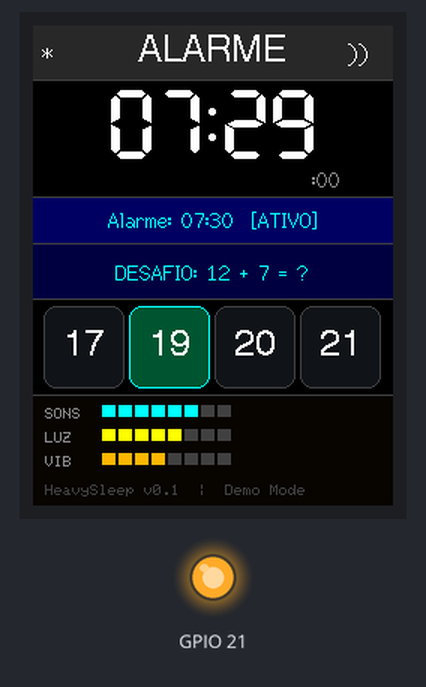
Simulated run of this sketch. Board: ESP32. On the bench: 240×320 colour display, output pins drawn as LEDs (lit = HIGH).

Above: at 0.4 s.

The sketch:

heavy_sleeper_demo.ino
```cpp
/*
 ═══════════════════════════════════════════════════════════════════
  DESPERTADOR HEAVY SLEEPERS — Demo de Apresentação
  Hardware  : ESP32-32E + TFT ST7789 2.8" (240 × 320 px)
  Biblioteca: TFT_eSPI (User_Setup.h já configurado)

  Layout (retrato, 240×320 px):
    [  0– 35] Cabeçalho "ALARME"
    [ 38–113] Hora:Min (Font 7 — 7 segmentos, 48 px) + segundos
    [115–144] Barra de alarme / flash vermelho ao disparar
    [146–181] Cabeçalho do desafio matemático
    [187–241] 4 botões de resposta
    [247–319] Barras de status (sons, luz, vibração)

  ► O tempo começa em 07:29 → alarme dispara em ~1 min (ótimo para demo!)
  ► Para ajustar, mude tHr / tMn no início do arquivo.
 ═══════════════════════════════════════════════════════════════════
*/

#include <TFT_eSPI.h>

TFT_eSPI tft = TFT_eSPI();

/* ── Paleta de cores (RGB 565) ─────────────────────────────────── */
#define C_BG         TFT_BLACK    // 0x0000 — fundo principal
#define C_HEADER     0x2945       //         cinza-escuro do cabeçalho
#define C_ALARM_BG   0x000C       //         azul muito escuro
#define C_CHAL_BG    0x0008       //         azul escuro (desafio)
#define C_BTN        0x10A3       //         botão inativo
#define C_BTN_OK     0x02A6       //         botão correto (verde-escuro)
#define C_ACCENT     TFT_CYAN     // 0x07FF  ciano para destaques
#define C_GRAY       0x8C51       //         cinza médio (segundos)
#define C_LINE       0x4208       //         linhas separadoras
#define C_STATUS_BG  0x0820       //         fundo do rodapé

/* ── Tempo simulado ─────────────────────────────────────────────── */
int tHr = 7, tMn = 29, tSc = 0;   // Começa em 07:29:00
unsigned long prevMs = 0;

/* ── Configuração do alarme ────────────────────────────────────── */
const int  ALM_H = 7, ALM_M = 30;
bool alarmEnabled = true;
bool alarmRinging = false;
bool flashState   = false;

/* ── Desafio matemático (12 + 7 = ?) ───────────────────────────── */
// Para mudar o desafio: edite a string em drawChallenge()
// e atualize os valores abaixo.
const int opts[]  = {17, 19, 20, 21};
const int correct = 19;  // 12 + 7 = 19

/* ═══════════════════════════════════════════════════════════════════
   Helper: barra de nível com 8 segmentos coloridos
   ═══════════════════════════════════════════════════════════════════ */
void drawLevelBar(int x, int y, int filled, uint16_t activeColor) {
  for (int i = 0; i < 8; i++) {
    tft.fillRect(x + i * 11, y, 9, 8,
                 (i < filled) ? activeColor : C_LINE);
  }
}

/* ═══════════════════════════════════════════════════════════════════
   Seção 1 — Cabeçalho "ALARME"
   ═══════════════════════════════════════════════════════════════════ */
void drawHeader() {
  tft.fillRect(0, 0, 240, 36, C_HEADER);

  // Título centralizado — Font 4 (26 px)
  tft.setTextFont(4);
  tft.setTextSize(1);
  tft.setTextColor(TFT_WHITE, C_HEADER);
  int tw = tft.textWidth("ALARME");
  tft.setCursor((240 - tw) / 2, 5);
  tft.print("ALARME");

  // Ícone de brilho — esquerda
  tft.setTextFont(2);
  tft.setTextColor(TFT_WHITE, C_HEADER);
  tft.setCursor(6, 11);
  tft.print("*");

  // Ícone de volume — direita
  tft.setCursor(210, 11);
  tft.print("))");

  tft.drawFastHLine(0, 36, 240, C_LINE);
}

/* ═══════════════════════════════════════════════════════════════════
   Seção 2 — Hora e segundos
   Chame com fullClear=true apenas na primeira vez.
   Nas atualizações de 1 em 1 s, use fullClear=false (mais rápido).
   ═══════════════════════════════════════════════════════════════════ */
void drawTime(bool fullClear) {
  if (fullClear) {
    tft.fillRect(0, 38, 240, 76, C_BG);
  }

  // ── Hora:Minuto — Font 7 (7 segmentos, 48 px) ─────────────────
  char buf[6];
  sprintf(buf, "%02d:%02d", tHr, tMn);

  tft.setTextFont(7);
  tft.setTextSize(1);
  tft.setTextColor(TFT_WHITE, C_BG);
  int tw = tft.textWidth(buf);
  tft.setCursor((240 - tw) / 2, 42);
  tft.print(buf);

  // ── Segundos — Font 2 (16 px), canto inferior direito ─────────
  char sbuf[4];
  sprintf(sbuf, ":%02d", tSc);
  tft.fillRect(183, 94, 54, 16, C_BG);
  tft.setTextFont(2);
  tft.setTextSize(1);
  tft.setTextColor(C_GRAY, C_BG);
  tft.setCursor(186, 95);
  tft.print(sbuf);

  tft.drawFastHLine(0, 114, 240, C_LINE);
}

/* ═══════════════════════════════════════════════════════════════════
   Seção 3 — Barra de alarme
   ringing=true  → alterna vermelho/azul (flash)
   ringing=false → mostra horário do alarme em ciano
   ═══════════════════════════════════════════════════════════════════ */
void drawAlarmBar(bool ringing, bool flash) {
  uint16_t bg = (ringing && flash) ? TFT_RED : C_ALARM_BG;
  tft.fillRect(0, 115, 240, 30, bg);

  tft.setTextFont(2);
  tft.setTextSize(1);

  if (ringing) {
    const char* msg = flash
      ? "  !!! ALARME DISPARANDO !!!  "
      : "   >> Resolva o desafio! <<  ";
    tft.setTextColor(TFT_WHITE, bg);
    int tw = tft.textWidth(msg);
    tft.setCursor((240 - tw) / 2, 122);
    tft.print(msg);
  } else {
    char buf[32];
    sprintf(buf, "Alarme: %02d:%02d  [ATIVO]", ALM_H, ALM_M);
    tft.setTextColor(C_ACCENT, bg);
    int tw = tft.textWidth(buf);
    tft.setCursor((240 - tw) / 2, 122);
    tft.print(buf);
  }

  tft.drawFastHLine(0, 145, 240, C_LINE);
}

/* ═══════════════════════════════════════════════════════════════════
   Seção 4 — Desafio + botões de resposta
   ═══════════════════════════════════════════════════════════════════ */
void drawChallenge() {
  // Fundo e texto do desafio
  tft.fillRect(0, 146, 240, 36, C_CHAL_BG);
  tft.setTextFont(2);
  tft.setTextSize(1);
  tft.setTextColor(C_ACCENT, C_CHAL_BG);
  const char* chal = "DESAFIO: 12 + 7 = ?";   // ← mude aqui
  int tw = tft.textWidth(chal);
  tft.setCursor((240 - tw) / 2, 157);
  tft.print(chal);
  tft.drawFastHLine(0, 182, 240, C_LINE);

  // 4 botões de resposta em linha
  const int W  = 54;   // largura do botão
  const int H  = 55;   // altura do botão
  const int Y  = 187;  // posição vertical
  const int MX = 7;    // margem esquerda
  const int G  = 3;    // gap entre botões

  for (int i = 0; i < 4; i++) {
    int      x    = MX + i * (W + G);
    bool     isOk = (opts[i] == correct);
    uint16_t bg   = isOk ? C_BTN_OK : C_BTN;
    uint16_t bord = isOk ? C_ACCENT  : C_LINE;

    tft.fillRoundRect(x, Y, W, H, 8, bg);
    tft.drawRoundRect(x, Y, W, H, 8, bord);

    char label[3];
    sprintf(label, "%d", opts[i]);
    tft.setTextFont(4);   // 26 px para os números
    tft.setTextColor(TFT_WHITE, bg);
    int lw = tft.textWidth(label);
    tft.setCursor(x + (W - lw) / 2, Y + (H - 26) / 2);
    tft.print(label);
  }

  tft.drawFastHLine(0, 246, 240, C_LINE);
}

/* ═══════════════════════════════════════════════════════════════════
   Seção 5 — Barras de status no rodapé
   ═══════════════════════════════════════════════════════════════════ */
void drawStatusArea() {
  tft.fillRect(0, 247, 240, 73, C_STATUS_BG);
  tft.setTextFont(1);
  tft.setTextSize(1);
  tft.setTextColor(C_GRAY, C_STATUS_BG);

  tft.setCursor(8, 255); tft.print("SONS");
  drawLevelBar(46, 253, 6, TFT_CYAN);

  tft.setCursor(8, 271); tft.print("LUZ ");
  drawLevelBar(46, 269, 5, TFT_YELLOW);

  tft.setCursor(8, 287); tft.print("VIB ");
  drawLevelBar(46, 285, 4, TFT_ORANGE);

  // Rodapé de versão
  tft.setTextColor(C_LINE, C_STATUS_BG);
  tft.setCursor(8, 306);
  tft.print("HeavySleep v0.1  |  Demo Mode");
}

/* ═══════════════════════════════════════════════════════════════════
   Setup
   ═══════════════════════════════════════════════════════════════════ */
void setup() {
  Serial.begin(115200);

  // Liga o backlight (pino 21, igual ao User_Setup.h)
  pinMode(21, OUTPUT);
  digitalWrite(21, HIGH);

  tft.init();
  tft.setRotation(0);   // Retrato (240×320)
  tft.fillScreen(C_BG);

  // Desenha a interface completa
  drawHeader();
  drawTime(true);
  drawAlarmBar(false, false);
  drawChallenge();
  drawStatusArea();

  prevMs = millis();
}

/* ═══════════════════════════════════════════════════════════════════
   Loop — atualiza o relógio a cada segundo
   ═══════════════════════════════════════════════════════════════════ */
void loop() {
  if (millis() - prevMs >= 1000) {
    prevMs += 1000;   // +1000 evita drift acumulado

    // Avança 1 segundo
    if (++tSc >= 60) {
      tSc = 0;
      if (++tMn >= 60) {
        tMn = 0;
        if (++tHr >= 24) tHr = 0;
      }
    }

    // Verifica se deve tocar o alarme
    bool shouldRing = alarmEnabled && (tHr == ALM_H) && (tMn == ALM_M);

    if (shouldRing) {
      flashState   = !flashState;   // alterna flash vermelho / azul
      alarmRinging = true;
      drawAlarmBar(true, flashState);
    } else if (alarmRinging) {
      // Minuto passou → para de tocar
      alarmRinging = false;
      flashState   = false;
      drawAlarmBar(false, false);
    }

    // Redesenha apenas a área de tempo (eficiente)
    drawTime(false);
  }
}
```
